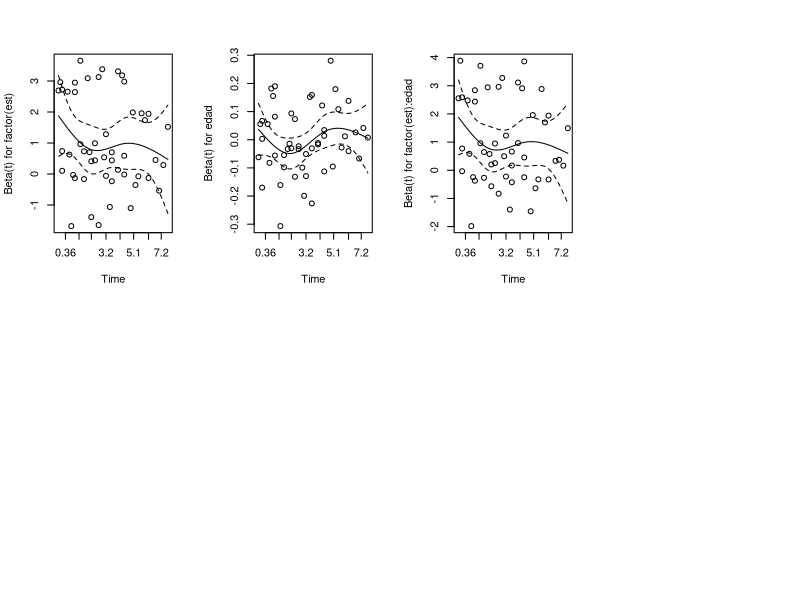
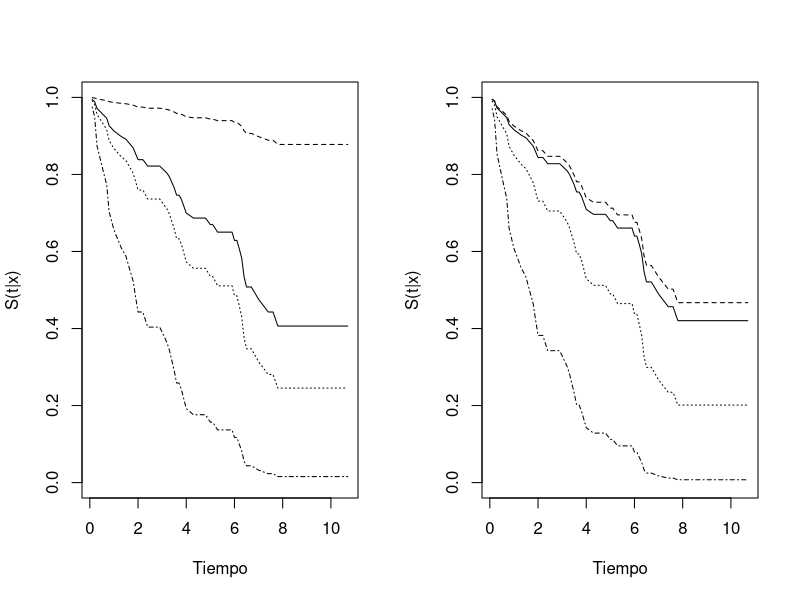

R code for these plots, in order:
## ---- chunk 1

require(survival)
require(MASS)

## ---- chunk 2
laringe <- read.csv("laringe.csv", header = T, sep =",")
attach(laringe)
head(laringe)
## ---- chunk 3


cox_lar1<-coxph(Surv(tpo,cens)~factor(est),data=laringe,x=T, method="breslow")
summary(cox_lar1)

cox_lar1$loglik
## ---- chunk 4
cox_lar2<-coxph(Surv(tpo,cens)~factor(est),data=laringe,x=T, method="breslow")
summary(cox_lar2)
cox_lar2$loglik
## ---- chunk 5
cox_lar3<-coxph(Surv(tpo,cens)~factor(est)+edad,data=laringe, x=T,method="breslow")
summary(cox_lar3)
cox_lar3$loglik
## ---- chunk 6
cox_lar4<-coxph(Surv(tpo,cens)~factor(est)+edad+
+factor(est)*edad,data=laringe,x=T,method="breslow")
summary(cox_lar4)
cox_lar4$loglik
## ---- chunk 7
residuals(cox_lar4,type="scaledsch")
cox.zph(cox_lar4,transform="identity") ## g(t)=t
par(mfrow=c(2,4))
plot(cox.zph(cox_lar4))
## ---- chunk 8
H<-basehaz(cox_lar4,centered=F)
tpos<-H$time
H0<-H$hazard
S0<-exp(-H0)
round(cbind(tpos,S0,H0),digits=5)
## ---- chunk 9
par(mfrow=c(1,2))
# GRAFICAS DE SOBREVIDA 50 A~NOS
plot(tpos,S0^(exp(-0.002559*50)),ylim=c(0,1),type="l",xlab="Tiempo",ylab="S(t|x)")
lines(tpos,S0^(exp(-7.946142+(-0.002559+0.120254)*50)), lty=2)
lines(tpos,S0^(exp(-0.122500+(-0.002559+0.011351)*50)), lty=3)
lines(tpos,S0^(exp(0.846986+(-0.002559+0.013673)*50)), lty=4)
# GRAFICAS DE SOBREVIDA 65 A~NOS
plot(tpos,S0^(exp(-0.002559*65)),ylim=c(0,1),type="l",xlab="Tiempo",ylab="S(t|x)")
lines(tpos,S0^(exp(-7.946142+(-0.002559+0.120254)*65)), lty=2)
lines(tpos,S0^(exp(-0.122500+(-0.002559+0.011351)*65)), lty=3)
lines(tpos,S0^(exp(0.846986+(-0.002559+0.013673)*65)), lty=4)
## ---- chunk 10
S0^(exp(-7.946142+(-0.002559+0.120254)*65))
